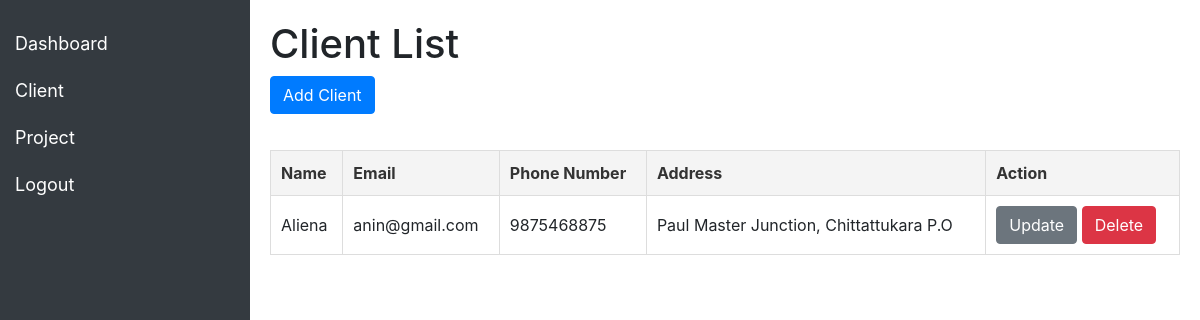
/add_client/ (signed in), run on an earlier commit of the app's database.
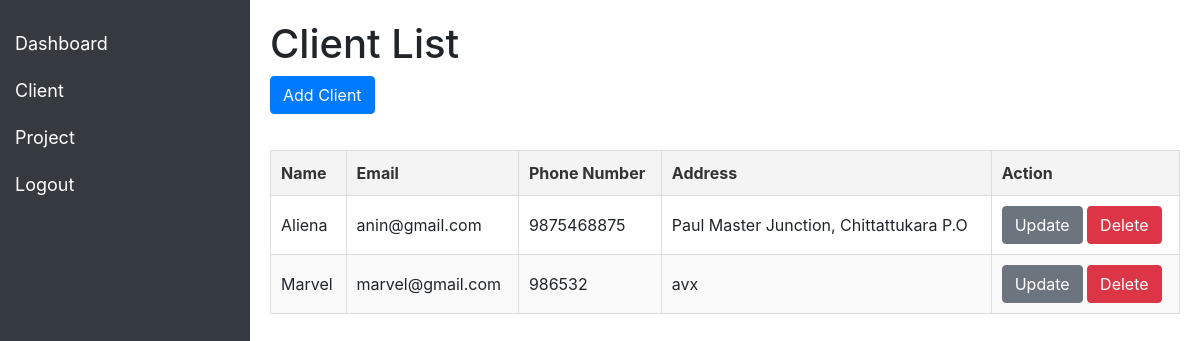
And on a later commit of the database.
### App/models.py (models this page shows, shortened)
class Client(models.Model):
  name = models.CharField(max_length=255)
  email = models.EmailField()
  phone_number = models.CharField(max_length=20, blank=True)
  address = models.TextField(blank=True)
  builder=models.ForeignKey(Builder, on_delete=models.CASCADE)

### App/views.py (the view)
# urls.py: path('add_client/', views.add_client, name='add_client'),
@never_cache
@login_required(login_url='login')
def add_client(request):
    builder = Builder.objects.get(user=request.user)
    if request.method == 'POST':
        form = ClientForm(request.POST)
        if form.is_valid():
            client = form.save(commit=False)
            client.builder = builder
            client.save()
            return redirect('/add_client')
    else:
        form = ClientForm()
        clients = Client.objects.filter(builder__user=request.user)
    return render(request, 'add_client.html', {'form': form,'clients': clients})

### template/add_client.html (shortened to what this page needs)
{% extends "base.html" %}
{% block content %}
<div class="content">
    <h1>Client List</h1>
    <button type="button" class="btn btn-primary mb-3" data-toggle="modal" data-target="#addClientModal">Add Client</button>
    <table class="client-table">
        <thead>
            <tr>
                <th>Name</th>
                <th>Email</th>
                <th>Phone Number</th>
                <th>Address</th>
                <th>Action</th>
            </tr>
        </thead>
        <tbody>
            {% if clients %}
            {% for client in clients %}
                <tr>
                    <td>{{ client.name }}</td>
                    <td>{{ client.email }}</td>
                    <td>{{ client.phone_number }}</td>
                    <td>{{ client.address }}</td>
                    <td>
                        <button type="button" class="btn btn-secondary" data-toggle="modal" data-target="#updateModal{{ client.id }}">Update</button>
                        <button type="button" class="btn btn-danger" data-toggle="modal" data-target="#deleteModal{{ client.id }}">Delete</button>
                    </td>
                </tr>
            {% endfor %}
            {% else %}
                <tr>
                    <td colspan="3">No Clients available now.</td>
                </tr>
            {% endif %}
        </tbody>
    </table>
</div>
{% endblock content %}

What changed in the data, as far as the page shows it:
added Client: name "Marvel", email "marvel@gmail.com", phone_number "986532", address "avx"
